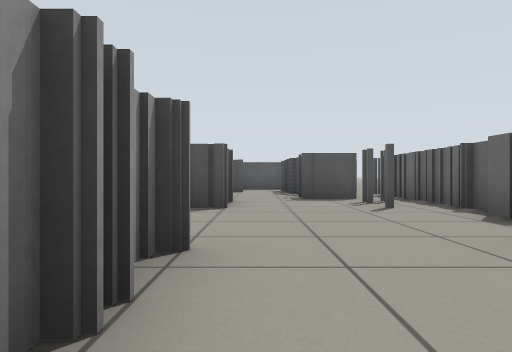
[1] (above)

24 first-person views from a walk through a world built for the Gazebo simulator. The camera is 0.5 m above the floor, looks level and sees 70° across. The lines on the ground mark 1 m squares. The floor is counted in squares, 1 m on a side. Each view is taken from the middle of a square. On the plan, view 1 faces up. The plan holds only what a view shows up to about 9 squares ahead; the rest is blank. The place goes on beyond the plan.

[2]
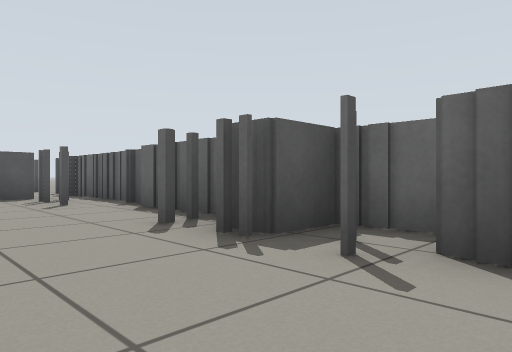

[3]
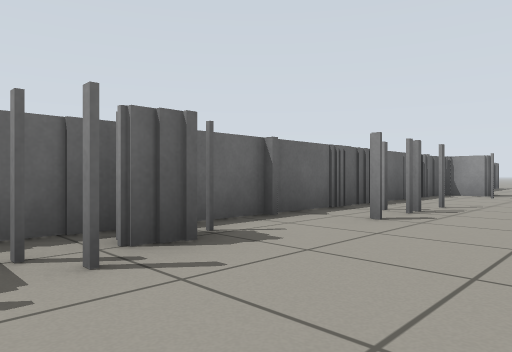

[4]
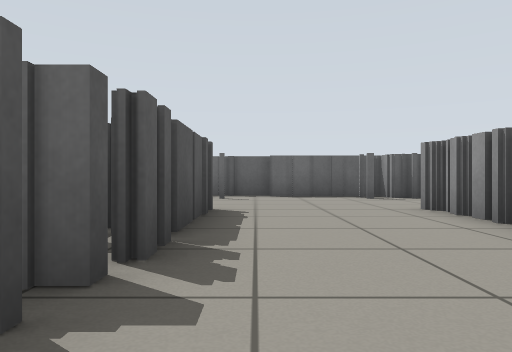

[5]
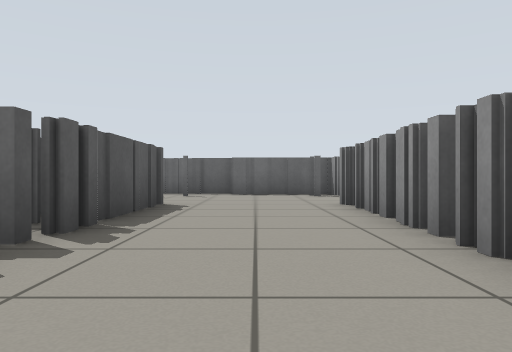

[6]
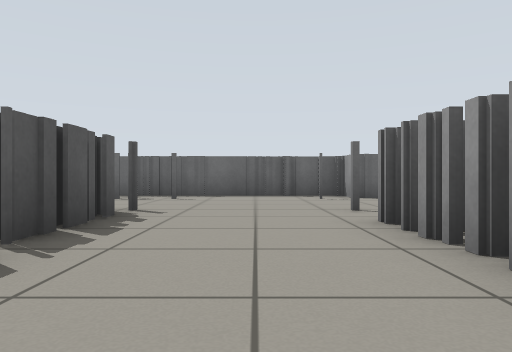

[7]
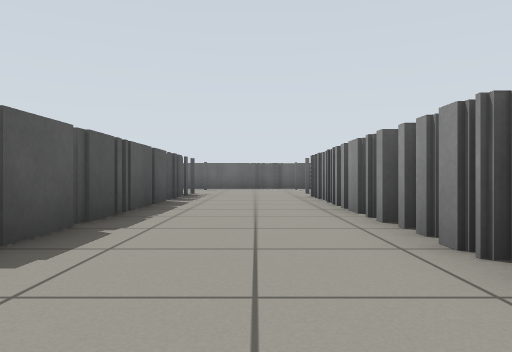

[8]
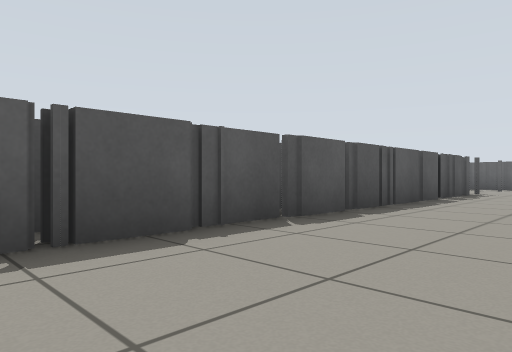

[9]
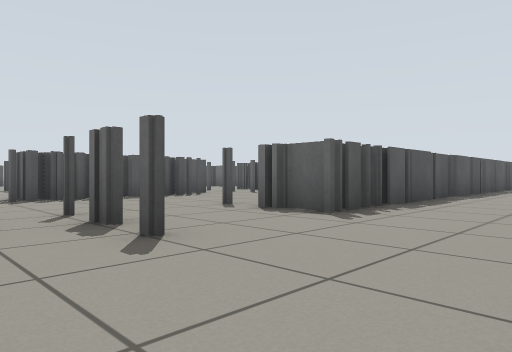

[10]
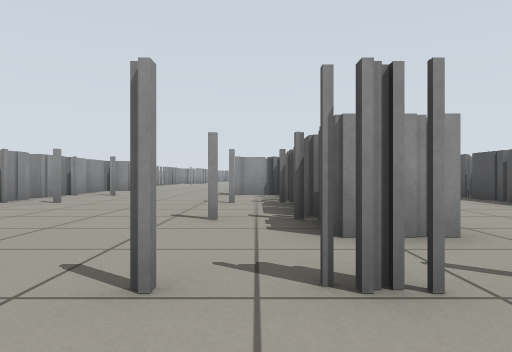

[11]
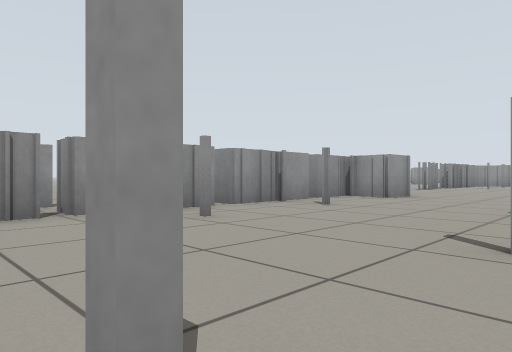

[12]
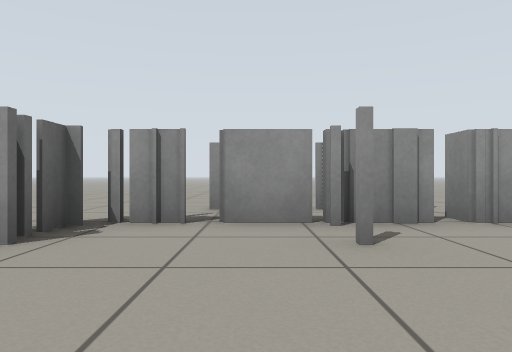

[13]
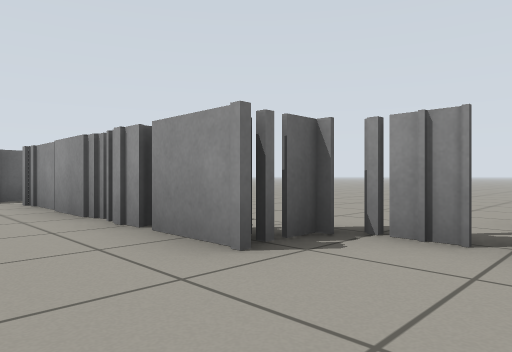

[14]
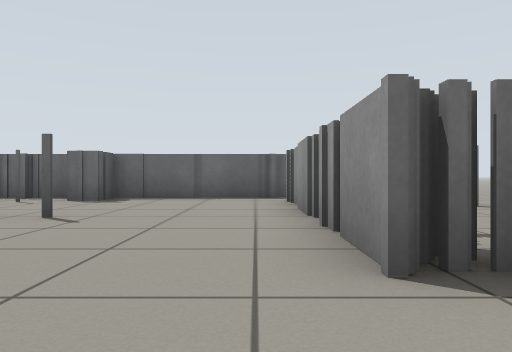

[15]
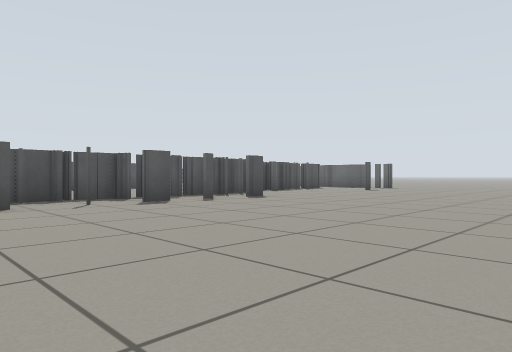

[16]
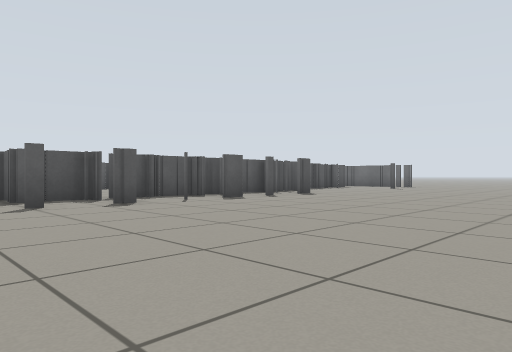

[17]
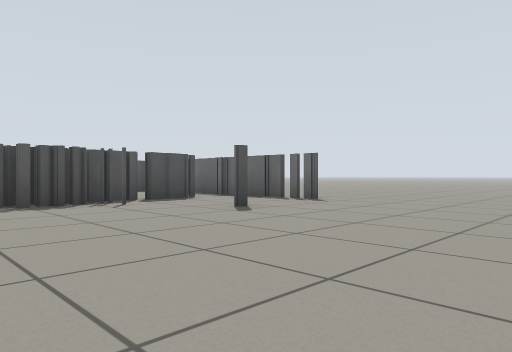

[18]
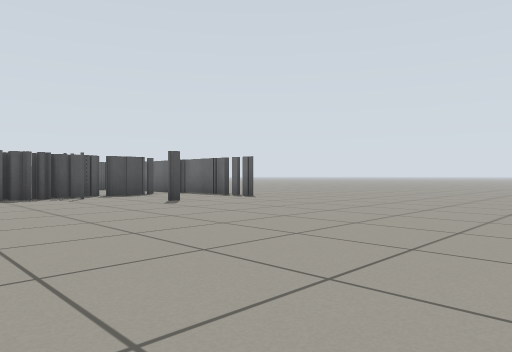

[19]
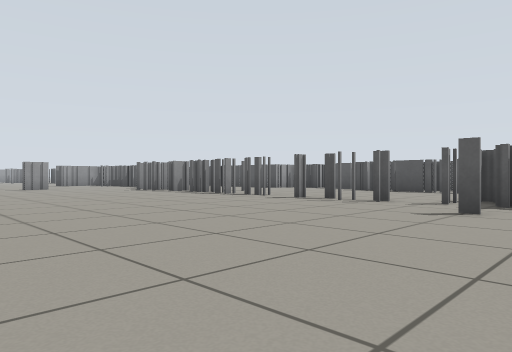

[20]
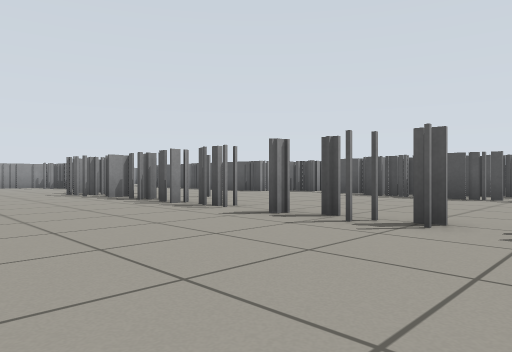

[21]
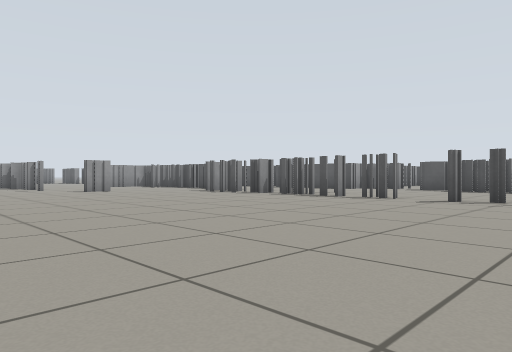

[22]
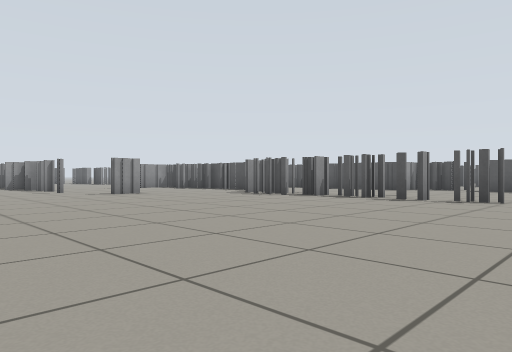

[23]
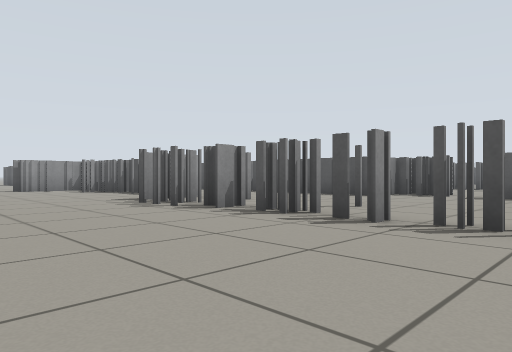

[24]
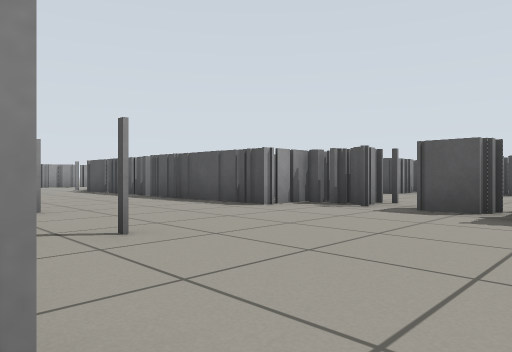

### Floor plan
Key: @ floor where view 1 was taken; x gap in a wall; . floor; = window, fence, low wall or low ledge.
Columns run from 26 left of view 1 to 5 right of it. Each row starts with its distance up from view 1.
  9                           .x =
  8                           .===
  7                         ==..==
  6                      =====..==
  5                     .........=
  4                    ..........=
  3                     .........=
  2                      =====..==
  1           ===            =..==
  0          .===             @.==
 -1          ......           ...=
 -2          ......           ...=
 -3          .=.=.             .==
 -4          .x.=  =  =        .==
 -5         ..=.==============..==
 -6         .....................=
 -7        ......................=
 -8        =....  ..............==
 -9     ====x= ==    =========...=
-10   =====..====     ..=....=...=
-11  ............. ........=.....=
-12  ............................=
-13  ............................=
-14    ==..=......==..=.=..=====x=
-15  ..=====x=.=.===x==x====..=..=.
-16 ....==...........=...=........=.
-17 ...............==..=.=.....=....
-18   ..............................
-19   ..............................
-20  ...............................
-21  ...............................
-22    .............................
-23         ...........    ....

Positions as (right, up) in squares from view 1, and headings:
1: (0, 0), facing up
2: (0, -1), facing up-right
3: (0, 1), facing down-right
4: (-6, 5), facing right
5: (-7, 4), facing right
6: (-6, -7), facing right
7: (-11, -7), facing right
8: (-12, -8), facing up-right
9: (-18, -8), facing up-right
10: (1, -10), facing left
11: (-3, -10), facing down-left
12: (-5, -11), facing down
13: (-5, -12), facing down-right
14: (-5, -13), facing right
15: (-11, -23), facing up-right
16: (-13, -23), facing up-right
17: (-3, -21), facing up-right
18: (-3, -23), facing up-right
19: (-10, -22), facing up-left
20: (-12, -19), facing up-left
21: (-13, -23), facing up-left
22: (-15, -23), facing up-left
23: (-16, -19), facing up-left
24: (-16, -15), facing up-left
